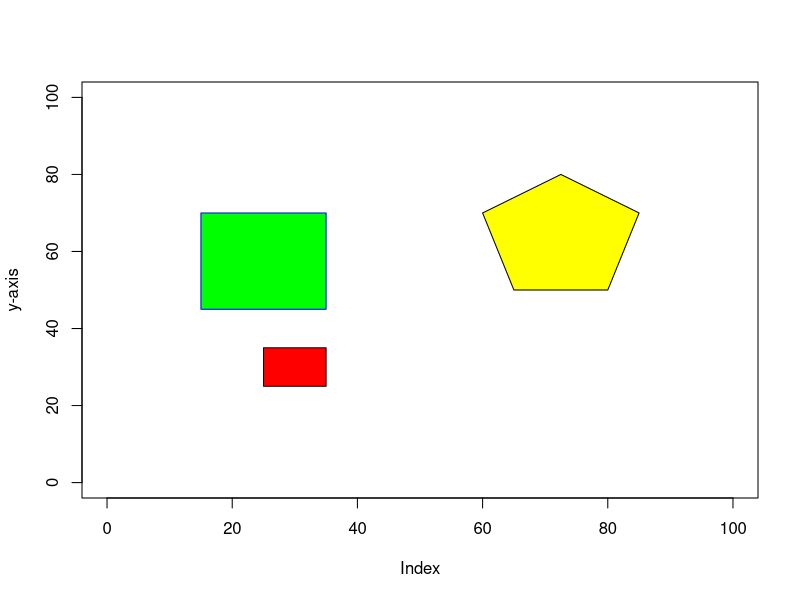

The R source for this figure:
## ---- chunk 1
plot(1:2, ylab = "y-axis",type="n", xlim = c(0,100), ylim=c(0,100))

polygon(c(25,35,35,25), c(25,25,35,35),angle=90,col="red")

polygon(c(15,35,35,15), c(45,45,70,70),angle=90,col="green", border="blue")

polygon(c(65,80,85,72.5,60), c(50,50,70,80,70),angle=75,col="yellow")

polygon(15,20,angle=seq(0,2*pi,length=1000), col="blue")
